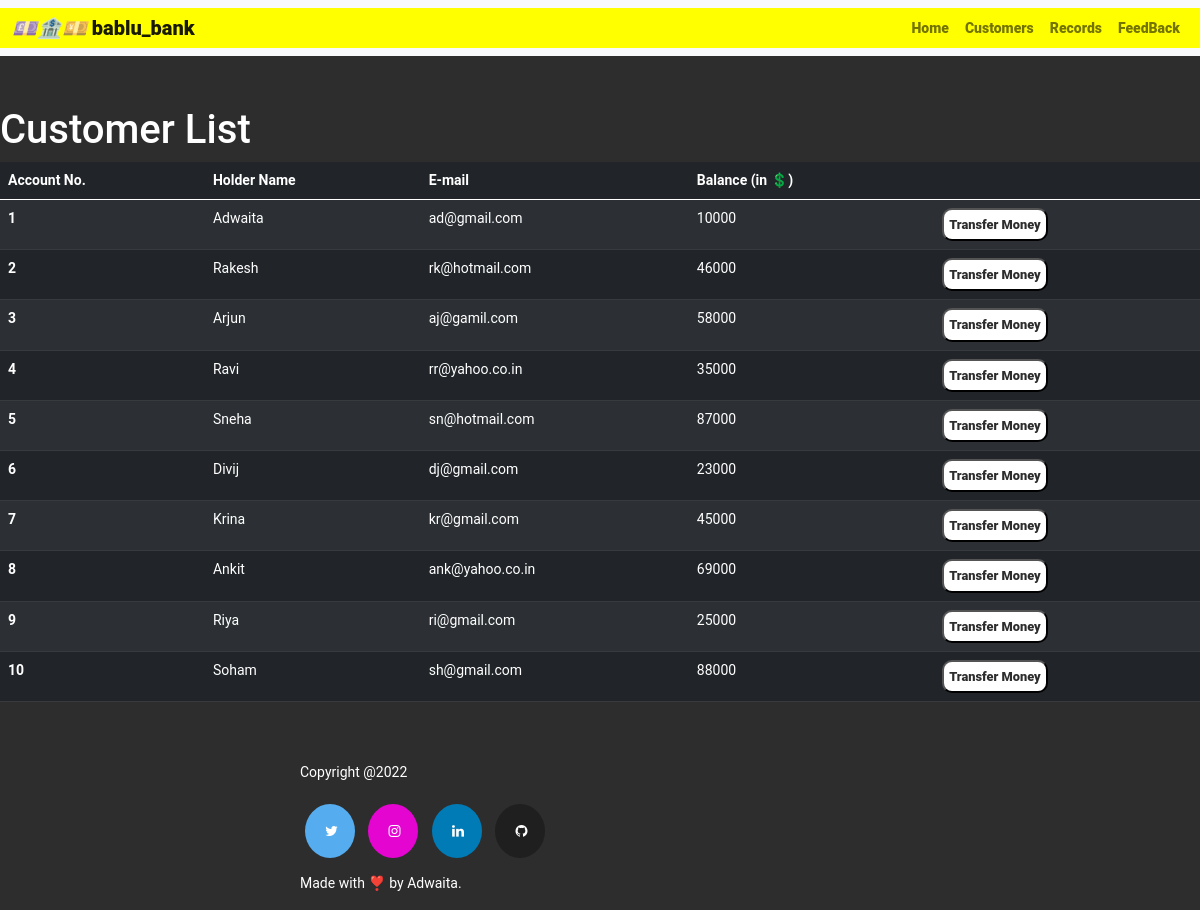
The page /customers.php on the database its author committed.
### tables this page shows
create table user_info_1 (
    id int(11) not null,
    name varchar(25) not null,
    email varchar(25) not null,
    balance float not null,
    primary key (id)
);

### customers.php (the view, shortened to what this page needs)
<!doctype html>
<html lang="en">
<head>
    <link href="https://cdn.jsdelivr.net/npm/bootstrap@5.0.2/dist/css/bootstrap.min.css" rel="stylesheet">
    <link rel="stylesheet" href="./css/index.css">
    <link rel="stylesheet" href="https://cdnjs.cloudflare.com/ajax/libs/font-awesome/4.7.0/css/font-awesome.min.css">
</head>
<body>
    <nav class="navbar navbar-expand-lg navbar-light bg-light">
        <div class="container-fluid">
            <a class="navbar-brand" href="#"> <i>💷🏦💴</i> bablu_bank</a>
            <div class="collapse navbar-collapse" id="navbarContent">
                <ul class="navbar-nav">
                    <li class="nav-item">
                        <a class="nav-link aria-current=" page" active" href="index.php">Home</a>
                    </li>
                    <li class="nav-item">
                        <a class="nav-link" aria-current="page" href="customers.php">Customers</a>
                    </li>
                    <li class="nav-item">
                        <a class="nav-link" aria-current="page" href="transactions.php">Records</a>
                    </li>
                    <li class="nav-item">
                        <a class="nav-link" aria-current="page" href="feedback.php">FeedBack</a>
                    </li>
                </ul>
            </div>
        </div>
    </nav>
    <?php
    include 'config.php';
    $sql = "SELECT * FROM user_info_1";
    $result = mysqli_query($conn, $sql);
    ?>
    <div class="container-main">
        <div class="head">
            <h1>Customer List</h1>
        </div>
        <table class="table table-striped table-dark">
            <thead>
                <tr>
                    <th scope="col">Account No.</th>
                    <th scope="col">Holder Name</th>
                    <th scope="col">E-mail</th>
                    <th scope="col">Balance (in 💲)</th>
                    <th scope="col"></th>
                </tr>
            </thead>
            <tbody>
                <?php while ($rows = mysqli_fetch_assoc($result)) {
                ?>
                    <tr>
                        <th scope="row"><?php echo $rows['id'] ?></th>
                        <td><?php echo $rows['name'] ?></td>
                        <td><?php echo $rows['email'] ?></td>
                        <td><?php echo $rows['balance'] ?></td>
                        <td> <a href="userDetails.php?id=<?php echo $rows['id'];?>"><button id="btn">Transfer Money</button></a> </td>
                    </tr>
                <?php } ?>
            </tbody>
        </table>
    </div>
    <footer>
        <div class="container-bottom">
            <div class="row">
                <div class="col-md-6">
                    <p class="end">Copyright @2022 </p>
                    <a href="#" class="fa fa-twitter"></a>
                    <a href="#" class="fa fa-instagram"></a>
                    <a href="#" class="fa fa-linkedin"></a>
                    <a href="#" class="fa fa-github"></a>
                    <p>Made with ❣️ by Adwaita.</p>
                </div>
    </footer>
</body>
</html>

### css/index.css (style rules this page uses)
* { margin: 0; padding: 0; box-sizing: border-box; }
body { font-family: 'Roboto', sans-serif; font-size: 14px; background: #2d2d2d; }
.navbar-nav { float: left; }
.row { width: 100%; height: 100%; display: flex; flex-direction: row; justify-content: space-around; align-items: center; margin-top: 50px; color: #fff; }
.row p { margin-top: 10px; }
.row a { margin: 5px; }
.fa { padding: 20px; font-size: 25px; width: 50px; text-align: center; text-decoration: none; border-radius: 50%; }
.fa-twitter { background: #55ACEE; color: white; }
.fa-linkedin { background: #007bb5; color: white; }
.fa-instagram { background: #e405d1; color: white; }
.fa-github { background: #1f1f1f; color: white; }
.container-fluid a { font-weight: 800; }
.container-fluid { background-color: yellow; }

### customers.php (style rules this page uses)
.container-fluid a { font-weight: 800; }
.container-fluid { background-color: yellow; }
.container-main { margin-top: 50px; }
#btn { padding: 5px; background-color: #fff; color: #2d2d2d; font-size: 0.8rem; font-weight: 800; border-radius: 10px; }
.head { font-size: 1.5rem; font-weight: 800; color: #fff; }

### rows shown on the page
user_info_1: id "1", name "Adwaita", email "ad@gmail.com", balance "10000"
user_info_1: id "2", name "Rakesh", email "rk@hotmail.com", balance "46000"
user_info_1: id "3", name "Arjun", email "aj@gamil.com", balance "58000"
user_info_1: id "4", name "Ravi", email "rr@yahoo.co.in", balance "35000"
user_info_1: id "5", name "Sneha", email "sn@hotmail.com", balance "87000"
user_info_1: id "6", name "Divij", email "dj@gmail.com", balance "23000"
user_info_1: id "7", name "Krina", email "kr@gmail.com", balance "45000"
user_info_1: id "8", name "Ankit", email "ank@yahoo.co.in", balance "69000"
user_info_1: id "9", name "Riya", email "ri@gmail.com", balance "25000"
user_info_1: id "10", name "Soham", email "sh@gmail.com", balance "88000"
